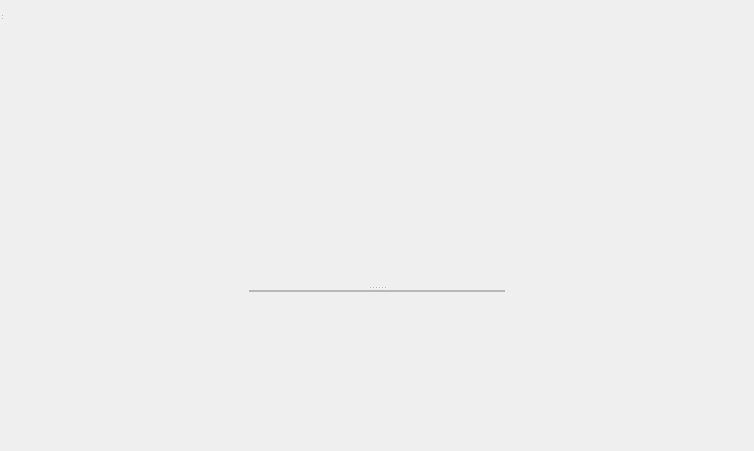
<?xml version="1.0" encoding="UTF-8"?>
<ui version="4.0">
 <class>MapEditorScene</class>
 <widget class="QWidget" name="MapEditorScene">
  <property name="geometry">
   <rect>
    <x>0</x>
    <y>0</y>
    <width>754</width>
    <height>451</height>
   </rect>
  </property>
  <property name="sizePolicy">
   <sizepolicy hsizetype="Preferred" vsizetype="Preferred">
    <horstretch>0</horstretch>
    <verstretch>0</verstretch>
   </sizepolicy>
  </property>
  <property name="windowTitle">
   <string>MainWindow</string>
  </property>
  <layout class="QGridLayout" name="gridLayout">
   <property name="leftMargin">
    <number>0</number>
   </property>
   <property name="topMargin">
    <number>0</number>
   </property>
   <property name="rightMargin">
    <number>0</number>
   </property>
   <property name="bottomMargin">
    <number>0</number>
   </property>
   <item row="0" column="0">
    <layout class="QHBoxLayout" name="horizontalLayout_8">
     <item>
      <widget class="QSplitter" name="splitter">
       <property name="sizePolicy">
        <sizepolicy hsizetype="Preferred" vsizetype="Preferred">
         <horstretch>0</horstretch>
         <verstretch>0</verstretch>
        </sizepolicy>
       </property>
       <property name="minimumSize">
        <size>
         <width>0</width>
         <height>0</height>
        </size>
       </property>
       <property name="orientation">
        <enum>Qt::Vertical</enum>
       </property>
       <property name="childrenCollapsible">
        <bool>false</bool>
       </property>
       <widget class="QStackedWidget" name="stackedWidget">
        <property name="sizePolicy">
         <sizepolicy hsizetype="Fixed" vsizetype="Preferred">
          <horstretch>0</horstretch>
          <verstretch>0</verstretch>
         </sizepolicy>
        </property>
        <property name="minimumSize">
         <size>
          <width>256</width>
          <height>128</height>
         </size>
        </property>
        <property name="maximumSize">
         <size>
          <width>256</width>
          <height>16777215</height>
         </size>
        </property>
        <property name="currentIndex">
         <number>0</number>
        </property>
        <widget class="QWidget" name="palettePage">
         <layout class="QVBoxLayout" name="verticalLayout_3">
          <property name="spacing">
           <number>-1</number>
          </property>
          <property name="leftMargin">
           <number>0</number>
          </property>
          <property name="topMargin">
           <number>0</number>
          </property>
          <property name="rightMargin">
           <number>0</number>
          </property>
          <property name="bottomMargin">
           <number>0</number>
          </property>
         </layout>
        </widget>
        <widget class="QWidget" name="eventListPage">
         <layout class="QVBoxLayout" name="verticalLayout">
          <property name="leftMargin">
           <number>0</number>
          </property>
          <property name="topMargin">
           <number>0</number>
          </property>
          <property name="rightMargin">
           <number>0</number>
          </property>
          <property name="bottomMargin">
           <number>0</number>
          </property>
         </layout>
        </widget>
       </widget>
       <widget class="QFrame" name="mapTreeFrame">
        <property name="frameShape">
         <enum>QFrame::StyledPanel</enum>
        </property>
        <property name="frameShadow">
         <enum>QFrame::Raised</enum>
        </property>
        <layout class="QGridLayout" name="gridLayout_2">
         <property name="leftMargin">
          <number>0</number>
         </property>
         <property name="topMargin">
          <number>0</number>
         </property>
         <property name="rightMargin">
          <number>0</number>
         </property>
         <property name="bottomMargin">
          <number>0</number>
         </property>
        </layout>
       </widget>
      </widget>
     </item>
     <item>
      <layout class="QVBoxLayout" name="rightContainer"/>
     </item>
    </layout>
   </item>
  </layout>
  <widget class="QStatusBar" name="statusBar">
   <property name="geometry">
    <rect>
     <x>0</x>
     <y>0</y>
     <width>3</width>
     <height>21</height>
    </rect>
   </property>
  </widget>
  <action name="actionSave">
   <property name="icon">
    <iconset resource="main.qrc">
     <normaloff>:/main/res/icon/save.xpm</normaloff>:/main/res/icon/save.xpm</iconset>
   </property>
   <property name="text">
    <string>Save</string>
   </property>
  </action>
  <action name="actionOpen">
   <property name="icon">
    <iconset resource="main.qrc">
     <normaloff>:/main/res/icon/test.xpm</normaloff>:/main/res/icon/test.xpm</iconset>
   </property>
   <property name="text">
    <string>Open</string>
   </property>
  </action>
  <action name="actionNew">
   <property name="icon">
    <iconset resource="main.qrc">
     <normaloff>:/main/res/icon/new.xpm</normaloff>:/main/res/icon/new.xpm</iconset>
   </property>
   <property name="text">
    <string>New</string>
   </property>
  </action>
 </widget>
 <layoutdefault spacing="6" margin="11"/>
 <resources>
  <include location="main.qrc"/>
 </resources>
 <connections/>
</ui>
